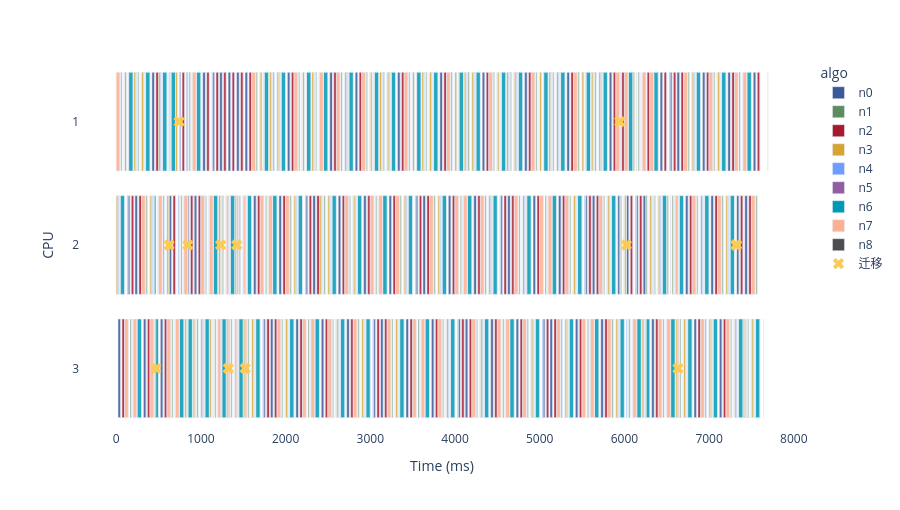

Notebook cell for this chart:
### Code cell
# 核心甘特：直接用 working 给出的显式区间，每核一条泳道
plot.draw_core_gantt(seg).show()
# plot.draw_core_gantt(seg, only_migrated=True).show()   # 只看跨核 job
# plot.draw_core_gantt(seg, win=(2000, 4000)).show()     # 只看 2300~2400 ms 窗口

### Figure 1 — Plotly figure (JSON) as saved in the notebook; plotly's stock layout.template omitted (floating-point values rounded to 4 significant figures; data arrays with more than 128 entries replaced by an {"elided": "..."} marker saying what was removed)
{"data": [{"base": {"elided": "158 float values"}, "customdata": {"elided": "158x8 mixed values"}, "hovertemplate": "algo=%{customdata[2]}<br>start_ms=%{base}<br>dur_ms=%{x}<br>core_id=%{y}<br>jid=%{customdata[0]}<br>tid=%{customdata[1]}<br>next_core_id=%{customdata[3]}<br>seg=%{customdata[4]}<br>end_ms=%{customdata[5]}<br>dur_us=%{customdata[6]}<br>migrated=%{customdata[7]}<extra></extra>", "legendgroup": "n0", "marker": {"color": "#3B5998", "opacity": 0.85, "pattern": {"shape": ""}}, "name": "n0", "orientation": "h", "showlegend": true, "textposition": "auto", "x": {"elided": "158 float values"}, "xaxis": "x", "y": {"elided": "158 str values"}, "yaxis": "y", "type": "bar"}, {"base": {"elided": "152 float values"}, "customdata": {"elided": "152x8 mixed values"}, "hovertemplate": "algo=%{customdata[2]}<br>start_ms=%{base}<br>dur_ms=%{x}<br>core_id=%{y}<br>jid=%{customdata[0]}<br>tid=%{customdata[1]}<br>next_core_id=%{customdata[3]}<br>seg=%{customdata[4]}<br>end_ms=%{customdata[5]}<br>dur_us=%{customdata[6]}<br>migrated=%{customdata[7]}<extra></extra>", "legendgroup": "n1", "marker": {"color": "#5E8B61", "opacity": 0.85, "pattern": {"shape": ""}}, "name": "n1", "orientation": "h", "showlegend": true, "textposition": "auto", "x": {"elided": "152 float values"}, "xaxis": "x", "y": {"elided": "152 str values"}, "yaxis": "y", "type": "bar"}, {"base": {"elided": "152 float values"}, "customdata": {"elided": "152x8 mixed values"}, "hovertemplate": "algo=%{customdata[2]}<br>start_ms=%{base}<br>dur_ms=%{x}<br>core_id=%{y}<br>jid=%{customdata[0]}<br>tid=%{customdata[1]}<br>next_core_id=%{customdata[3]}<br>seg=%{customdata[4]}<br>end_ms=%{customdata[5]}<br>dur_us=%{customdata[6]}<br>migrated=%{customdata[7]}<extra></extra>", "legendgroup": "n2", "marker": {"color": "#A6192E", "opacity": 0.85, "pattern": {"shape": ""}}, "name": "n2", "orientation": "h", "showlegend": true, "textposition": "auto", "x": {"elided": "152 float values"}, "xaxis": "x", "y": {"elided": "152 str values"}, "yaxis": "y", "type": "bar"}, {"base": {"elided": "153 float values"}, "customdata": {"elided": "153x8 mixed values"}, "hovertemplate": "algo=%{customdata[2]}<br>start_ms=%{base}<br>dur_ms=%{x}<br>core_id=%{y}<br>jid=%{customdata[0]}<br>tid=%{customdata[1]}<br>next_core_id=%{customdata[3]}<br>seg=%{customdata[4]}<br>end_ms=%{customdata[5]}<br>dur_us=%{customdata[6]}<br>migrated=%{customdata[7]}<extra></extra>", "legendgroup": "n3", "marker": {"color": "#D6A531", "opacity": 0.85, "pattern": {"shape": ""}}, "name": "n3", "orientation": "h", "showlegend": true, "textposition": "auto", "x": {"elided": "153 float values"}, "xaxis": "x", "y": {"elided": "153 str values"}, "yaxis": "y", "type": "bar"}, {"base": {"elided": "152 float values"}, "customdata": {"elided": "152x8 mixed values"}, "hovertemplate": "algo=%{customdata[2]}<br>start_ms=%{base}<br>dur_ms=%{x}<br>core_id=%{y}<br>jid=%{customdata[0]}<br>tid=%{customdata[1]}<br>next_core_id=%{customdata[3]}<br>seg=%{customdata[4]}<br>end_ms=%{customdata[5]}<br>dur_us=%{customdata[6]}<br>migrated=%{customdata[7]}<extra></extra>", "legendgroup": "n4", "marker": {"color": "#709BFF", "opacity": 0.85, "pattern": {"shape": ""}}, "name": "n4", "orientation": "h", "showlegend": true, "textposition": "auto", "x": {"elided": "152 float values"}, "xaxis": "x", "y": {"elided": "152 str values"}, "yaxis": "y", "type": "bar"}, {"base": {"elided": "306 float values"}, "customdata": {"elided": "306x8 mixed values"}, "hovertemplate": "algo=%{customdata[2]}<br>start_ms=%{base}<br>dur_ms=%{x}<br>core_id=%{y}<br>jid=%{customdata[0]}<br>tid=%{customdata[1]}<br>next_core_id=%{customdata[3]}<br>seg=%{customdata[4]}<br>end_ms=%{customdata[5]}<br>dur_us=%{customdata[6]}<br>migrated=%{customdata[7]}<extra></extra>", "legendgroup": "n5", "marker": {"color": "#925E9F", "opacity": 0.85, "pattern": {"shape": ""}}, "name": "n5", "orientation": "h", "showlegend": true, "textposition": "auto", "x": {"elided": "306 float values"}, "xaxis": "x", "y": {"elided": "306 str values"}, "yaxis": "y", "type": "bar"}, {"base": {"elided": "153 float values"}, "customdata": {"elided": "153x8 mixed values"}, "hovertemplate": "algo=%{customdata[2]}<br>start_ms=%{base}<br>dur_ms=%{x}<br>core_id=%{y}<br>jid=%{customdata[0]}<br>tid=%{customdata[1]}<br>next_core_id=%{customdata[3]}<br>seg=%{customdata[4]}<br>end_ms=%{customdata[5]}<br>dur_us=%{customdata[6]}<br>migrated=%{customdata[7]}<extra></extra>", "legendgroup": "n6", "marker": {"color": "#0099B4", "opacity": 0.85, "pattern": {"shape": ""}}, "name": "n6", "orientation": "h", "showlegend": true, "textposition": "auto", "x": {"elided": "153 float values"}, "xaxis": "x", "y": {"elided": "153 str values"}, "yaxis": "y", "type": "bar"}, {"base": {"elided": "157 float values"}, "customdata": {"elided": "157x8 mixed values"}, "hovertemplate": "algo=%{customdata[2]}<br>start_ms=%{base}<br>dur_ms=%{x}<br>core_id=%{y}<br>jid=%{customdata[0]}<br>tid=%{customdata[1]}<br>next_core_id=%{customdata[3]}<br>seg=%{customdata[4]}<br>end_ms=%{customdata[5]}<br>dur_us=%{customdata[6]}<br>migrated=%{customdata[7]}<extra></extra>", "legendgroup": "n7", "marker": {"color": "#FDAF91", "opacity": 0.85, "pattern": {"shape": ""}}, "name": "n7", "orientation": "h", "showlegend": true, "textposition": "auto", "x": {"elided": "157 float values"}, "xaxis": "x", "y": {"elided": "157 str values"}, "yaxis": "y", "type": "bar"}, {"base": {"elided": "152 float values"}, "customdata": {"elided": "152x8 mixed values"}, "hovertemplate": "algo=%{customdata[2]}<br>start_ms=%{base}<br>dur_ms=%{x}<br>core_id=%{y}<br>jid=%{customdata[0]}<br>tid=%{customdata[1]}<br>next_core_id=%{customdata[3]}<br>seg=%{customdata[4]}<br>end_ms=%{customdata[5]}<br>dur_us=%{customdata[6]}<br>migrated=%{customdata[7]}<extra></extra>", "legendgroup": "n8", "marker": {"color": "#4D4D4D", "opacity": 0.85, "pattern": {"shape": ""}}, "name": "n8", "orientation": "h", "showlegend": true, "textposition": "auto", "x": {"elided": "152 float values"}, "xaxis": "x", "y": {"elided": "152 str values"}, "yaxis": "y", "type": "bar"}, {"customdata": [[2, 158329, "n0", "2", "1", 742.8], [24, 158329, "n0", "3", "2", 7325.0], [28, 158330, "n0", "1", "2", 624.8], [46, 158330, "n0", "3", "2", 6023.0], [54, 158331, "n0", "1", "2", 845.8], [71, 158331, "n0", "2", "1", 5945.0], [309, 158347, "n3", "3", "2", 7317.0], [545, 158360, "n6", "2", "3", 468.8], [625, 158365, "n7", "3", "2", 1233.0], [626, 158365, "n7", "2", "3", 1523.0], [643, 158365, "n7", "2", "3", 6633.0], [651, 158366, "n7", "3", "2", 1423.0], [677, 158367, "n7", "2", "3", 1323.0]], "hovertemplate": "jid=%{customdata[0]}<br>tid=%{customdata[1]}<br>algo=%{customdata[2]}<br>CPU=%{customdata[3]} → %{customdata[4]}<br>time=%{customdata[5]:.3f} ms<extra></extra>", "marker": {"size": 10, "symbol": "x"}, "mode": "markers", "name": "迁移", "x": [742.8, 7325.0, 624.8, 6023.0, 845.8, 5945.0, 7317.0, 468.8, 1233.0, 1523.0, 6633.0, 1423.0, 1323.0], "y": ["1", "2", "2", "2", "2", "1", "2", "3", "2", "3", "3", "2", "3"], "type": "scatter"}], "layout": {"xaxis": {"anchor": "y", "domain": [0.0, 1.0], "title": {"text": "Time (ms)"}}, "yaxis": {"anchor": "x", "domain": [0.0, 1.0], "title": {"text": "CPU"}, "categoryorder": "array", "categoryarray": ["3", "2", "1"]}, "legend": {"title": {"text": "algo"}, "tracegroupgap": 0}, "margin": {"t": 60}, "barmode": "overlay", "plot_bgcolor": "white", "height": 510, "title": {}}}
